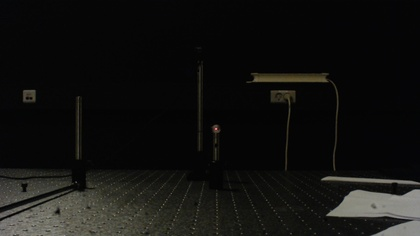
%> input picture Håndmålte billeder/b1.jpg, 420 x 236 px, shrunk from 1920 x 1080 before the run; the run also reads 5 pictures not shown here
$ octave test2thor.m   (GNU Octave 9; MATLAB toolbox functions it lacks are replaced by stand-ins)
%> lines starting %> are read from the running program, lines starting %| are printed output that depends on the picture
### locationDot_R_channel.m
function [location_of_dot_x, location_of_dot_y] = locationDot(image)
%SUBMATRIX Summary of this function goes here. Author=Thor. The meaning of
%this function is that is finds the laser dot and estimate an x,y
%coordinate from one the pixels that belongs to the laser dot.

%   Detailed explanation goes here
% In order to find the laser dot  the picture is converted into the hsv
% format instead of the RGB format. After this the "mask" is created which
% find all the pixel that should belong to the laser dot. This is done by
% tweeking the parameters of hue and saturation. "mask" ending up been a
% logica matrix with 1 or 0 deping if the statement was satisfied or not.
% The next step is to find the first element in "mask" that is 1 and the
% take the x and y coordinate of this element.

% The next line is used for HSV
% hsv = rgb2hsv(image);
% figure()
% imshow(hsv);
%
% mask=[(hsv(:,:,1)>=0.91| hsv(:,:,1)==0)& (hsv(:,:,3)>=0.05) ] ;
% dot=mask.*hsv;
% figure()
% imshow(dot);

% The next line is used for RGB

image_changed=image; %A copy is taken since this every found laser dot will be painted black in order to
%find  the next laser dot
location_of_dot_x=[]; %This create a list of the coordinates for the laser dots.
location_of_dot_y=[];

i=1;
while true

    [y,x] = find(image_changed == max(image_changed(:)));
%     max(image_changed(:)) %activate this is the max value should be shown
    x;
    y;
    if image_changed(y,x)>50 %If the intensity drops below 20 then it's assumed
    i
%     [y,x] = find(max(image)) %CHEK AT X OG Y IKKE ER BYTTET OM!!!
    x=x(1); %The reason for this and the next line is that the find() funktion writes several
    %coordinates down is severel elements have the maximum intensity value.
    %E.g. if two elements  both are at 120. With these two lines only of of
    %those elements are feed forward. So even if the treshold is set to 0
    %in intensity you still only get three coordinates out since so many of
    %them have 1,2,3 in intensity (since that is the background. )
    y=y(1);
    location_of_dot_x(i)=x();
    location_of_dot_y(i)=y();


    for j=x-8:x+8 % This loop plaint the found laser dot black
        for k=y-8:y+8
            image_changed(k,j)=0;
        end
    end


    else
        'break'
        break
    end

    i=i+1;

end
% [24 lines of commented-out code are left out]


end

### subMatrix.m
function [subMatrix, offsetH, offsetW] = subMatrix(matrix,pointX,pointY,subMatrixW,subMatrixH)
%SUBMATRIX Summary of this function goes here. Author=Rasmus. Prime goal is
%to cut out a submatrix of the image that is inserted in the function. THis
%cut out will be centered around the x,y coordinated that 큛s put into the
%function.
%   Detailed explanation goes here

subMatrix = zeros(subMatrixH,subMatrixW);
yfrom = (pointY-floor(subMatrixH/2));
yto = (pointY+ceil(subMatrixH/2));
xfrom = (pointX-floor(subMatrixW/2));
xto = (pointX+ceil(subMatrixW/2));

subMatrix = matrix(yfrom:yto,xfrom:xto);

offsetH = pointY-floor(subMatrixH/2);
offsetW = pointX-floor(subMatrixW/2);
end

### test2thor.m
clear all;
close all;
clc;


original = imread('H錸dm錶te billeder\b1.jpg');
%> original is the input picture: size 236x420x3 uint8; mean R, G, B 18.5, 18.4, 16.5

a = imread('Filtter billeder\Laser_off_Light_on_650mn_on_nd_0.4_set1_thor.jpg');
b = imread('Filtter billeder\Laser_off_Light_on_650mn_on_nd_off_set1_thor.jpg');
c = imread('Filtter billeder\Laser_on_Light_off_650mn_on_nd_0.4set1_thor.jpg');
d = imread('Filtter billeder\Laser_on_Light_on_650mn_on_nd_0.4set1_thor.jpg');
e = imread('Filtter billeder\Laser_on_Light_on_650mn_on_nd_off_set1_thor.jpg');
original=d;

figure(1)
imshow(original);
red = original(:,:,1);
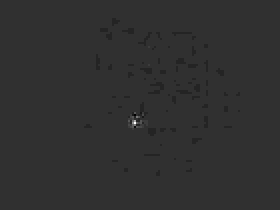
%> red: size 105x140 uint8 (shown 2 times larger); min 0, max 21, mean 4; drawn with min black and max white
green=original(:,:,2);
blue=original(:,:,3);

figure(2)
imshow(red);


[location_of_dot_x, location_of_dot_y] = locationDot_R_channel(red)
%> the loop in locationDot, `while true` made 1 pass
%> (y, x) on pass 1: (62, 68)
%> after the loop in locationDot, `while true`: i = 1
%> location_of_dot_x = []; location_of_dot_y = []


%since lication doesn鴗 find the middel but the upper coerne the next two
%lines is a simpel adjustedment for that
location_of_dot_x=location_of_dot_x+2;
location_of_dot_y+2;


Wsub = 30;
Hsub = 20;

[submatrix_red,offsetH_r,offsetW_r] = subMatrix(red,location_of_dot_y,location_of_dot_x,Wsub,Hsub)
%> submatrix_red = []; offsetH_r = []; offsetW_r = []
[submatrix_green,offsetH_g,offsetW_g] = subMatrix(green,location_of_dot_y,location_of_dot_x,Wsub,Hsub)
%> submatrix_green = []; offsetH_g = []; offsetW_g = []
[submatrix_blue,offsetH_b,offsetW_b] = subMatrix(blue,location_of_dot_y,location_of_dot_x,Wsub,Hsub)
%> submatrix_blue = []; offsetH_b = []; offsetW_b = []


%
figure()
imshow(submatrix_red);


% [39 lines of commented-out code are left out]

[h,w] = size(submatrix_red);
%> h = 0; w = 0

[X,Y] = meshgrid(1:h,1:w);
X = X(:); Y=Y(:); Z = submatrix_red(:);
%> after `X = X(:)`: X = []
%> after `Y=Y(:)`: Y = []
%> after `Z = submatrix_red(:)`: Z = []
figure(); clf; scatter3(X,Y,Z);
%> after `scatter3(X,Y,Z)`:
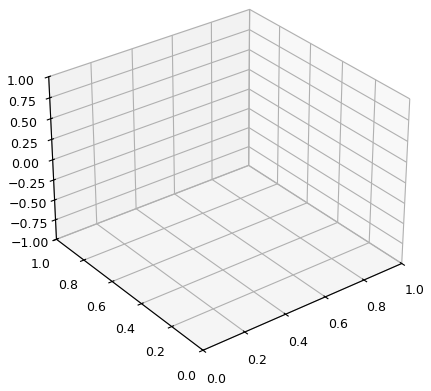
%> figure redrawn from the program's plot data

% 2D gaussian fit object
%> (the run ends here)
